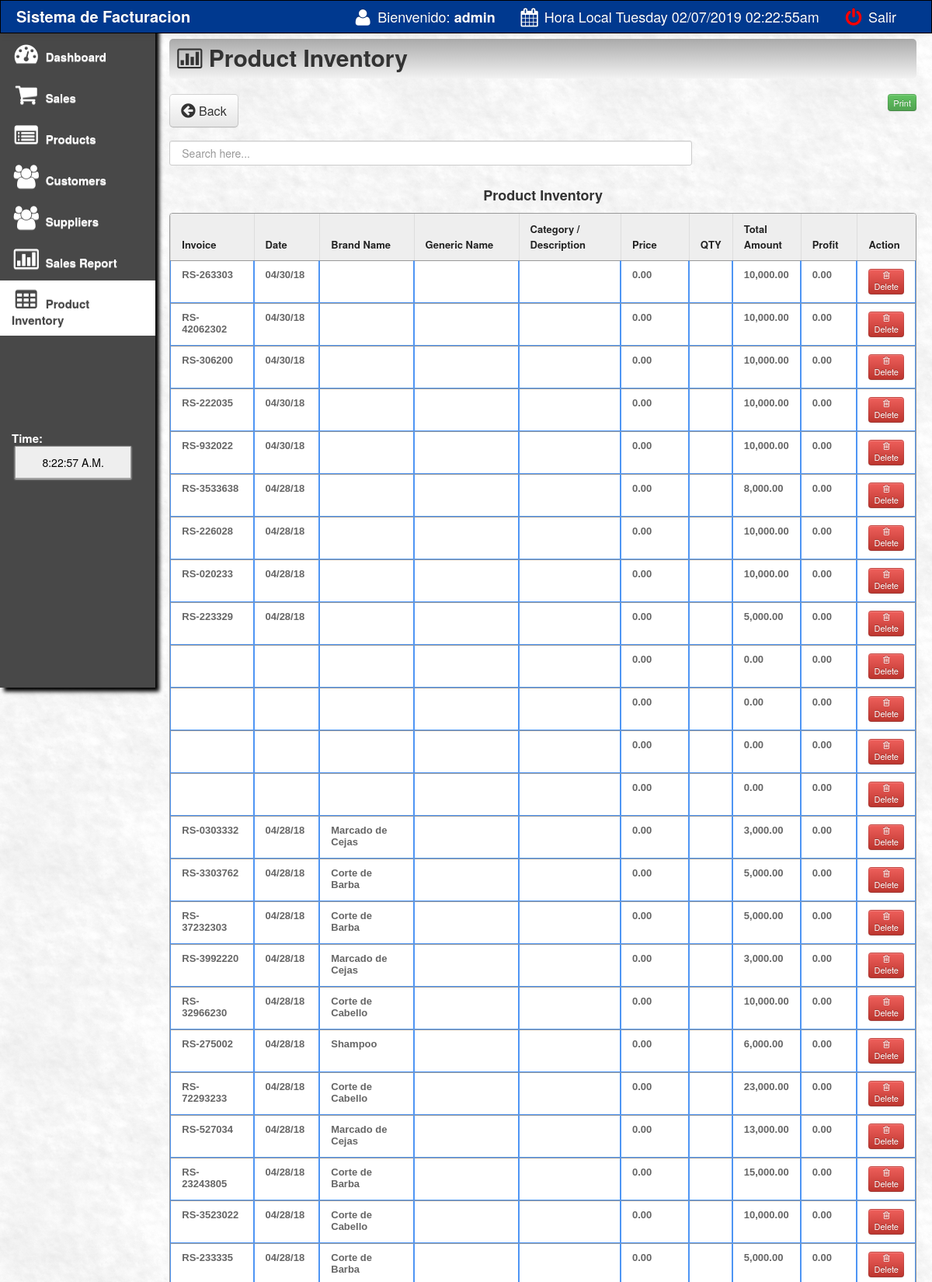
The page /main/sales_inventory.php (signed in, upper part) on the database its author committed.
### tables this page shows
CREATE TABLE `sales_order` (
  `transaction_id` int(11) NOT NULL,
  `invoice` varchar(100) NOT NULL,
  `cashier` varchar(50) NOT NULL,
  `product` varchar(100) NOT NULL,
  `qty` varchar(100) NOT NULL,
  `amount` varchar(100) NOT NULL,
  `type` varchar(20) NOT NULL,
  `profit` varchar(100) NOT NULL,
  `due_date` varchar(100) NOT NULL,
  `product_code` varchar(150) NOT NULL,
  `supplier` varchar(100) NOT NULL,
  `gen_name` varchar(200) NOT NULL,
  `cust_name` varchar(150) NOT NULL,
  `name` varchar(200) NOT NULL,
  `price` varchar(100) NOT NULL,
  `discount` varchar(100) NOT NULL,
  `date` varchar(500) NOT NULL,
  `BarberCard` varchar(100) NOT NULL
);

### main/sales_inventory.php (the view, shortened to what this page needs)
<html>
<head>
 <link href="css/bootstrap.css" rel="stylesheet">
    <link rel="stylesheet" type="text/css" href="css/DT_bootstrap.css">
  <link rel="stylesheet" href="css/font-awesome.min.css">
    <link href="css/bootstrap-responsive.css" rel="stylesheet">
<link href="../style.css" media="screen" rel="stylesheet" type="text/css" />
<link href="src/facebox.css" media="screen" rel="stylesheet" type="text/css" />
<link rel="stylesheet" type="text/css" href="tcal.css" />
</head>
<?php
function createRandomPassword() {
	$chars = "003232303232023232023456789";
	$i = 0;
	$pass = '' ;
	while ($i <= 7) {
		$num = rand() % 33;
		$tmp = substr($chars, $num, 1);
		$pass = $pass . $tmp;
		$i++;
	}
	return $pass;
}
$finalcode='RS-'.createRandomPassword();
?>
<body>
<?php include('navfixed.php');?>
<div class="container-fluid">
      <div class="row-fluid">
	<div class="span2">
          <div class="well sidebar-nav">
              <ul class="nav nav-list">
              <li><a href="index.php"><i class="icon-dashboard icon-2x"></i> Dashboard </a></li>
			<li><a href="sales.php?id=cash&invoice=<?php echo $finalcode ?>"><i class="icon-shopping-cart icon-2x"></i> Sales</a>  </li>
			<li><a href="products.php"><i class="icon-list-alt icon-2x"></i> Products</a>                                     </li>
			<li><a href="customer.php"><i class="icon-group icon-2x"></i> Customers</a>                                    </li>
			<li><a href="supplier.php"><i class="icon-group icon-2x"></i> Suppliers</a>                                    </li>
			<li><a href="salesreport.php?d1=0&d2=0"><i class="icon-bar-chart icon-2x"></i> Sales Report</a>                </li>
			<li class="active"><a href="sales_inventory.php"><i class="icon-table icon-2x"></i> Product Inventory</a>                </li>
			<br><br><br><br><br><br>
			<li>
			 <div class="hero-unit-clock">
			<form name="clock">
			<font color="white">Time: <br></font>&nbsp;<input style="width:150px;" type="submit" class="trans" name="face" value="">
			</form>
			  </div>
			</li>
				</ul>
          </div>
        </div>
	<div class="span10">
	<div class="contentheader">
			<i class="icon-bar-chart"></i> Product Inventory
			</div>
<br>
<a  href="index.php"><button class="btn btn-default btn-large" style="float: left;"><i class="icon icon-circle-arrow-left icon-large"></i> Back</button></a>
	<div style="float:right;">
<button  style="float:left;" class="btn btn-success btn-mini"><a href="javascript:Clickheretoprint()"> Print</button></a>
</div>
<br>
<br>
<br>
<input type="text" style="padding:15px;" name="filter" value="" id="filter" placeholder="Search here..." autocomplete="off" />
<div class="content" id="content">
<br><br><br>
<center><strong>Product Inventory</strong></center>
<table class="table table-bordered" id="resultTable" data-responsive="table" style="text-align: left;">
	<thead>
		<tr>
			<th width="12%"> Invoice </th>
			<th width="9%"> Date </th>
			<th width="14%"> Brand Name </th>
			<th width="16%"> Generic Name </th>
			<th width="15%"> Category / Description </th>
			<th > Price </th>
			<th> QTY </th>
			<th width="8%"> Total Amount </th>
			<th width="8%"> Profit </th>
			<th > Action </th>
		</tr>
	</thead>
	<tbody>
			<?php
			function formatMoney($number, $fractional=false) {
					if ($fractional) {
						$number = sprintf('%.2f', $number);
					}
					while (true) {
						$replaced = preg_replace('/(-?\d+)(\d\d\d)/', '$1,$2', $number);
						if ($replaced != $number) {
							$number = $replaced;
						} else {
							break;
						}
					}
					return $number;
				}
				include('../connect.php');
				$result = $db->prepare("SELECT * FROM sales_order ORDER BY transaction_id DESC");
				$result->execute();
				for($i=0; $row = $result->fetch(); $i++){
			?>
			<tr class="record">
			<td><?php echo $row['invoice']; ?></td>
			<td><?php echo $row['date']; ?></td>
			<td><?php echo $row['product_code']; ?></td>
			<td><?php echo $row['gen_name']; ?></td>
			<td><?php echo $row['name']; ?></td>
			<td><?php
			$price=$row['price'];
			echo formatMoney($price, true);
			?></td>
						<td><?php echo $row['qty']; ?></td>
			<td><?php
			$oprice=$row['amount'];
			echo formatMoney($oprice, true);
			?></td>
				<td><?php
			$pprice=$row['profit'];
			echo formatMoney($pprice, true);
			?></td>
			<td>
			<a href="deletesalesinventory.php?id=<?php echo $row['transaction_id']; ?>&qty=<?php echo $row['qty'];?>"><button class="btn btn-mini btn-danger"><i class="icon icon-trash"></i> Delete </button></a>
			</tr>
			<?php
				}
			?>
	</tbody>
</table>
</div>
</div>
</div>
</div>
</body>
<?php include('footer.php');?>
</html>

### style.css (style rules this page uses)
td a { color:darkblue; }
input { border: 1px solid #999; background: #EEEEEE; padding: 10px; box-shadow:0 1px 2px #ddd; -moz-box-shadow:0 1px 2px #ddd; -webkit-box-shadow:0 1px 2px #ddd; }
button a, a:hover { color:#fff; text-decoration:none; }
#filter { width: 70%; float:left; }
#resultTable { border-collapse: separate; background-color: #FFFFFF; border-spacing: 0; max-width: 100%; }
#resultTable { color: #666666; text-shadow: 0 1px 0 #FFFFFF; width: 100%; border: 1px solid #999999; box-shadow: 0 5px 5px -5px rgba(0, 0, 0, 0.3); margin-top: 13px; }
#resultTable thead tr th { background: none repeat scroll 0 0 #EEEEEE; color: #222222; padding: 10px 14px; text-align: left; border-top: 0 none; font-size: 13px; }
#resultTable tbody tr td { font: bold 13px 'Arial'; text-align: left; padding: 10px 14px; border-top: 1px solid #999999; }
#resultTable td { padding:7px; border:#4e95f4 1px solid; }
#resultTable tr { background: #fff; }

### main/sales_inventory.php (style rules this page uses)
body { padding-top: 60px; padding-bottom: 40px; }
.sidebar-nav { padding: 9px 0; }

### rows shown on the page
sales_order: invoice "RS-263303", date "04/30/18", price "0.00", amount "10,000.00", profit "0.00"
sales_order: invoice "RS-42062302", date "04/30/18", price "0.00", amount "10,000.00", profit "0.00"
sales_order: invoice "RS-306200", date "04/30/18", price "0.00", amount "10,000.00", profit "0.00"
sales_order: invoice "RS-222035", date "04/30/18", price "0.00", amount "10,000.00", profit "0.00"
sales_order: invoice "RS-932022", date "04/30/18", price "0.00", amount "10,000.00", profit "0.00"
sales_order: invoice "RS-3533638", date "04/28/18", price "0.00", amount "8,000.00", profit "0.00"
sales_order: invoice "RS-226028", date "04/28/18", price "0.00", amount "10,000.00", profit "0.00"
sales_order: invoice "RS-020233", date "04/28/18", price "0.00", amount "10,000.00", profit "0.00"
sales_order: invoice "RS-223329", date "04/28/18", price "0.00", amount "5,000.00", profit "0.00"
sales_order: price "0.00", amount "0.00", profit "0.00"
sales_order: price "0.00", amount "0.00", profit "0.00"
sales_order: price "0.00", amount "0.00", profit "0.00"
sales_order: price "0.00", amount "0.00", profit "0.00"
sales_order: invoice "RS-0303332", date "04/28/18", product_code "Marcado de Cejas", price "0.00", amount "3,000.00", profit "0.00"
sales_order: invoice "RS-3303762", date "04/28/18", product_code "Corte de Barba", price "0.00", amount "5,000.00", profit "0.00"
sales_order: invoice "RS-37232303", date "04/28/18", product_code "Corte de Barba", price "0.00", amount "5,000.00", profit "0.00"
sales_order: invoice "RS-3992220", date "04/28/18", product_code "Marcado de Cejas", price "0.00", amount "3,000.00", profit "0.00"
sales_order: invoice "RS-32966230", date "04/28/18", product_code "Corte de Cabello", price "0.00", amount "10,000.00", profit "0.00"
sales_order: invoice "RS-275002", date "04/28/18", product_code "Shampoo", price "0.00", amount "6,000.00", profit "0.00"
sales_order: invoice "RS-72293233", date "04/28/18", product_code "Corte de Cabello", price "0.00", amount "23,000.00", profit "0.00"
sales_order: invoice "RS-527034", date "04/28/18", product_code "Marcado de Cejas", price "0.00", amount "13,000.00", profit "0.00"
sales_order: invoice "RS-23243805", date "04/28/18", product_code "Corte de Barba", price "0.00", amount "15,000.00", profit "0.00"
sales_order: invoice "RS-3523022", date "04/28/18", product_code "Corte de Cabello", price "0.00", amount "10,000.00", profit "0.00"
sales_order: invoice "RS-233335", date "04/28/18", product_code "Corte de Barba", price "0.00", amount "5,000.00", profit "0.00"

### other values the page prints
$_SESSION['SESS_LAST_NAME'] "admin"
